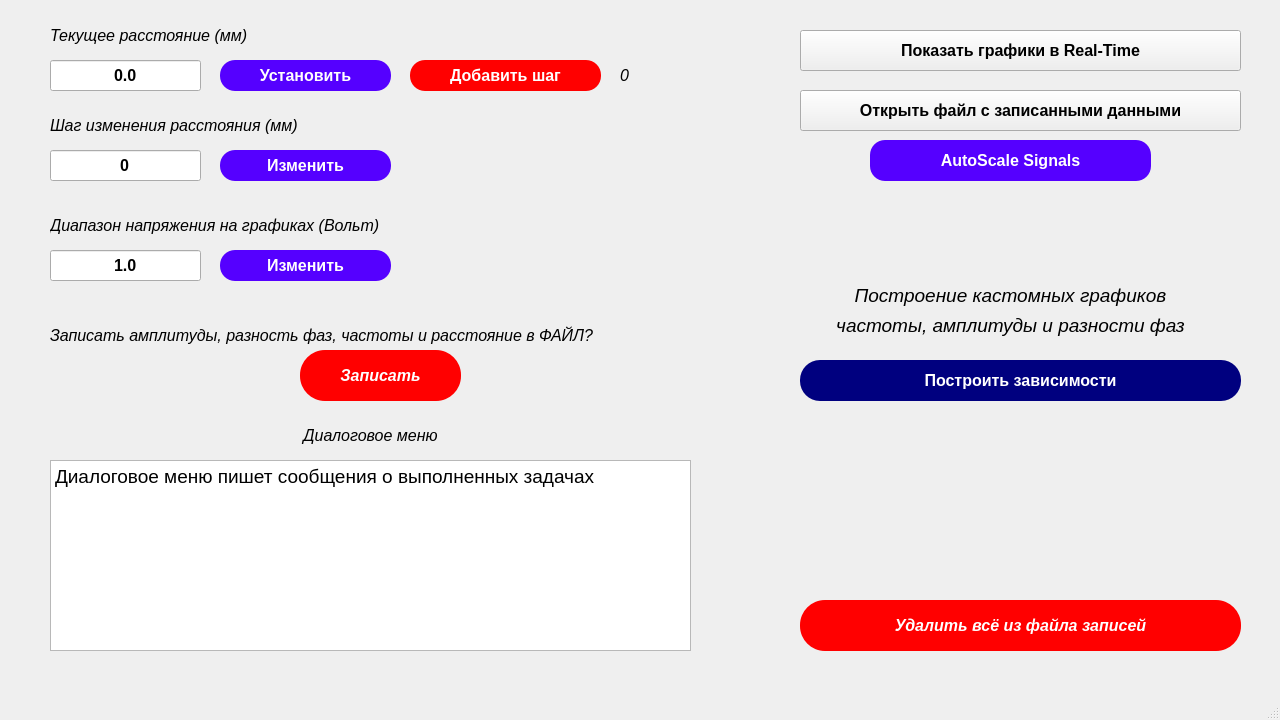
<?xml version="1.0" encoding="UTF-8"?>
<ui version="4.0">
 <class>MainWindow</class>
 <widget class="QMainWindow" name="MainWindow">
  <property name="geometry">
   <rect>
    <x>0</x>
    <y>0</y>
    <width>1280</width>
    <height>720</height>
   </rect>
  </property>
  <property name="minimumSize">
   <size>
    <width>1280</width>
    <height>720</height>
   </size>
  </property>
  <property name="maximumSize">
   <size>
    <width>1920</width>
    <height>1080</height>
   </size>
  </property>
  <property name="windowTitle">
   <string>Считывание данных</string>
  </property>
  <widget class="QWidget" name="centralwidget">
   <widget class="QWidget" name="widget" native="true">
    <property name="geometry">
     <rect>
      <x>30</x>
      <y>10</y>
      <width>721</width>
      <height>651</height>
     </rect>
    </property>
    <widget class="QLineEdit" name="lineEdit">
     <property name="geometry">
      <rect>
       <x>20</x>
       <y>50</y>
       <width>151</width>
       <height>31</height>
      </rect>
     </property>
     <property name="font">
      <font>
       <pointsize>12</pointsize>
       <weight>75</weight>
       <bold>true</bold>
      </font>
     </property>
     <property name="text">
      <string>0.0</string>
     </property>
     <property name="alignment">
      <set>Qt::AlignCenter</set>
     </property>
    </widget>
    <widget class="QLabel" name="label">
     <property name="geometry">
      <rect>
       <x>20</x>
       <y>10</y>
       <width>421</width>
       <height>31</height>
      </rect>
     </property>
     <property name="font">
      <font>
       <pointsize>12</pointsize>
       <italic>true</italic>
      </font>
     </property>
     <property name="text">
      <string>Текущее расстояние (мм)</string>
     </property>
    </widget>
    <widget class="QLabel" name="label_2">
     <property name="geometry">
      <rect>
       <x>20</x>
       <y>100</y>
       <width>341</width>
       <height>31</height>
      </rect>
     </property>
     <property name="font">
      <font>
       <pointsize>12</pointsize>
       <italic>true</italic>
      </font>
     </property>
     <property name="text">
      <string>Шаг изменения расстояния (мм)</string>
     </property>
    </widget>
    <widget class="QLineEdit" name="lineEdit_2">
     <property name="geometry">
      <rect>
       <x>20</x>
       <y>140</y>
       <width>151</width>
       <height>31</height>
      </rect>
     </property>
     <property name="font">
      <font>
       <pointsize>12</pointsize>
       <weight>75</weight>
       <bold>true</bold>
      </font>
     </property>
     <property name="text">
      <string>0</string>
     </property>
     <property name="alignment">
      <set>Qt::AlignCenter</set>
     </property>
    </widget>
    <widget class="QPushButton" name="pushButton_2">
     <property name="geometry">
      <rect>
       <x>190</x>
       <y>140</y>
       <width>171</width>
       <height>31</height>
      </rect>
     </property>
     <property name="font">
      <font>
       <pointsize>12</pointsize>
       <weight>75</weight>
       <bold>true</bold>
      </font>
     </property>
     <property name="styleSheet">
      <string notr="true">border-radius: 15;
background-color: rgb(85, 0, 255);
color: rgb(255, 255, 255);
</string>
     </property>
     <property name="text">
      <string>Изменить</string>
     </property>
    </widget>
    <widget class="QPushButton" name="pushButton_3">
     <property name="geometry">
      <rect>
       <x>190</x>
       <y>50</y>
       <width>171</width>
       <height>31</height>
      </rect>
     </property>
     <property name="font">
      <font>
       <pointsize>12</pointsize>
       <weight>75</weight>
       <bold>true</bold>
      </font>
     </property>
     <property name="styleSheet">
      <string notr="true">border-radius: 15;
background-color: rgb(85, 0, 255);
color: rgb(255, 255, 255);
</string>
     </property>
     <property name="text">
      <string>Установить</string>
     </property>
    </widget>
    <widget class="QPushButton" name="pushButton_4">
     <property name="geometry">
      <rect>
       <x>380</x>
       <y>50</y>
       <width>191</width>
       <height>31</height>
      </rect>
     </property>
     <property name="font">
      <font>
       <pointsize>12</pointsize>
       <weight>75</weight>
       <bold>true</bold>
      </font>
     </property>
     <property name="styleSheet">
      <string notr="true">border-radius: 15;
background-color: rgb(255, 0, 0);
color: rgb(255, 255, 255);</string>
     </property>
     <property name="text">
      <string>Добавить шаг</string>
     </property>
    </widget>
    <widget class="QTextBrowser" name="textBrowser">
     <property name="geometry">
      <rect>
       <x>20</x>
       <y>450</y>
       <width>641</width>
       <height>191</height>
      </rect>
     </property>
     <property name="font">
      <font>
       <pointsize>14</pointsize>
       <weight>50</weight>
       <bold>false</bold>
      </font>
     </property>
     <property name="html">
      <string>&lt;!DOCTYPE HTML PUBLIC &quot;-//W3C//DTD HTML 4.0//EN&quot; &quot;http://www.w3.org/TR/REC-html40/strict.dtd&quot;&gt;
&lt;html&gt;&lt;head&gt;&lt;meta name=&quot;qrichtext&quot; content=&quot;1&quot; /&gt;&lt;style type=&quot;text/css&quot;&gt;
p, li { white-space: pre-wrap; }
&lt;/style&gt;&lt;/head&gt;&lt;body style=&quot; font-family:'MS Shell Dlg 2'; font-size:14pt; font-weight:400; font-style:normal;&quot;&gt;
&lt;p style=&quot; margin-top:0px; margin-bottom:0px; margin-left:0px; margin-right:0px; -qt-block-indent:0; text-indent:0px;&quot;&gt;Диалоговое меню пишет сообщения о выполненных задачах&lt;/p&gt;&lt;/body&gt;&lt;/html&gt;</string>
     </property>
    </widget>
    <widget class="QLabel" name="label_3">
     <property name="geometry">
      <rect>
       <x>20</x>
       <y>410</y>
       <width>641</width>
       <height>31</height>
      </rect>
     </property>
     <property name="font">
      <font>
       <pointsize>12</pointsize>
       <italic>true</italic>
      </font>
     </property>
     <property name="text">
      <string>Диалоговое меню</string>
     </property>
     <property name="alignment">
      <set>Qt::AlignCenter</set>
     </property>
    </widget>
    <widget class="QLabel" name="label_4">
     <property name="geometry">
      <rect>
       <x>20</x>
       <y>200</y>
       <width>501</width>
       <height>31</height>
      </rect>
     </property>
     <property name="font">
      <font>
       <pointsize>12</pointsize>
       <italic>true</italic>
      </font>
     </property>
     <property name="text">
      <string>Диапазон напряжения на графиках (Вольт)</string>
     </property>
    </widget>
    <widget class="QLineEdit" name="lineEdit_3">
     <property name="geometry">
      <rect>
       <x>20</x>
       <y>240</y>
       <width>151</width>
       <height>31</height>
      </rect>
     </property>
     <property name="font">
      <font>
       <pointsize>12</pointsize>
       <weight>75</weight>
       <bold>true</bold>
      </font>
     </property>
     <property name="text">
      <string>1.0</string>
     </property>
     <property name="alignment">
      <set>Qt::AlignCenter</set>
     </property>
    </widget>
    <widget class="QPushButton" name="pushButton_6">
     <property name="geometry">
      <rect>
       <x>190</x>
       <y>240</y>
       <width>171</width>
       <height>31</height>
      </rect>
     </property>
     <property name="font">
      <font>
       <pointsize>12</pointsize>
       <weight>75</weight>
       <bold>true</bold>
      </font>
     </property>
     <property name="styleSheet">
      <string notr="true">border-radius: 15;
background-color: rgb(85, 0, 255);
color: rgb(255, 255, 255);
</string>
     </property>
     <property name="text">
      <string>Изменить</string>
     </property>
    </widget>
    <widget class="QPushButton" name="pushButton_7">
     <property name="geometry">
      <rect>
       <x>270</x>
       <y>340</y>
       <width>161</width>
       <height>51</height>
      </rect>
     </property>
     <property name="font">
      <font>
       <pointsize>12</pointsize>
       <weight>75</weight>
       <italic>true</italic>
       <bold>true</bold>
      </font>
     </property>
     <property name="styleSheet">
      <string notr="true">border-radius: 25;
background-color: rgb(255, 0, 0);
color: rgb(255, 255, 255);</string>
     </property>
     <property name="text">
      <string>Записать</string>
     </property>
    </widget>
    <widget class="QLabel" name="label_5">
     <property name="geometry">
      <rect>
       <x>20</x>
       <y>310</y>
       <width>641</width>
       <height>31</height>
      </rect>
     </property>
     <property name="font">
      <font>
       <pointsize>12</pointsize>
       <italic>true</italic>
      </font>
     </property>
     <property name="text">
      <string>Записать амплитуды, разность фаз, частоты и расстояние в ФАЙЛ?</string>
     </property>
    </widget>
    <widget class="QLabel" name="label_7">
     <property name="geometry">
      <rect>
       <x>590</x>
       <y>50</y>
       <width>101</width>
       <height>31</height>
      </rect>
     </property>
     <property name="font">
      <font>
       <pointsize>12</pointsize>
       <italic>true</italic>
      </font>
     </property>
     <property name="text">
      <string>0</string>
     </property>
    </widget>
   </widget>
   <widget class="QWidget" name="widget_2" native="true">
    <property name="geometry">
     <rect>
      <x>770</x>
      <y>10</y>
      <width>491</width>
      <height>651</height>
     </rect>
    </property>
    <widget class="QPushButton" name="pushButton">
     <property name="geometry">
      <rect>
       <x>30</x>
       <y>20</y>
       <width>441</width>
       <height>41</height>
      </rect>
     </property>
     <property name="font">
      <font>
       <pointsize>12</pointsize>
       <weight>75</weight>
       <bold>true</bold>
      </font>
     </property>
     <property name="text">
      <string>Показать графики в Real-Time</string>
     </property>
    </widget>
    <widget class="QPushButton" name="pushButton_5">
     <property name="geometry">
      <rect>
       <x>30</x>
       <y>80</y>
       <width>441</width>
       <height>41</height>
      </rect>
     </property>
     <property name="font">
      <font>
       <pointsize>12</pointsize>
       <weight>75</weight>
       <bold>true</bold>
      </font>
     </property>
     <property name="text">
      <string>Открыть файл с записанными данными</string>
     </property>
    </widget>
    <widget class="QPushButton" name="pushButton_8">
     <property name="geometry">
      <rect>
       <x>30</x>
       <y>350</y>
       <width>441</width>
       <height>41</height>
      </rect>
     </property>
     <property name="font">
      <font>
       <pointsize>12</pointsize>
       <weight>75</weight>
       <bold>true</bold>
      </font>
     </property>
     <property name="styleSheet">
      <string notr="true">border-radius: 20;
color: rgb(255, 255, 255);
background-color: rgb(0, 0, 127);
</string>
     </property>
     <property name="text">
      <string>Построить зависимости</string>
     </property>
    </widget>
    <widget class="QLabel" name="label_6">
     <property name="geometry">
      <rect>
       <x>10</x>
       <y>270</y>
       <width>461</width>
       <height>31</height>
      </rect>
     </property>
     <property name="font">
      <font>
       <pointsize>14</pointsize>
       <italic>true</italic>
      </font>
     </property>
     <property name="text">
      <string>Построение кастомных графиков</string>
     </property>
     <property name="alignment">
      <set>Qt::AlignCenter</set>
     </property>
    </widget>
    <widget class="QPushButton" name="pushButton_11">
     <property name="geometry">
      <rect>
       <x>30</x>
       <y>590</y>
       <width>441</width>
       <height>51</height>
      </rect>
     </property>
     <property name="font">
      <font>
       <pointsize>12</pointsize>
       <weight>75</weight>
       <italic>true</italic>
       <bold>true</bold>
      </font>
     </property>
     <property name="styleSheet">
      <string notr="true">border-radius: 25;
background-color: rgb(255, 0, 0);
color: rgb(255, 255, 255);</string>
     </property>
     <property name="text">
      <string>Удалить всё из файла записей</string>
     </property>
    </widget>
    <widget class="QLabel" name="label_8">
     <property name="geometry">
      <rect>
       <x>10</x>
       <y>300</y>
       <width>461</width>
       <height>31</height>
      </rect>
     </property>
     <property name="font">
      <font>
       <pointsize>14</pointsize>
       <italic>true</italic>
      </font>
     </property>
     <property name="text">
      <string>частоты, амплитуды и разности фаз</string>
     </property>
     <property name="alignment">
      <set>Qt::AlignCenter</set>
     </property>
    </widget>
    <widget class="QPushButton" name="pushButton_9">
     <property name="geometry">
      <rect>
       <x>100</x>
       <y>130</y>
       <width>281</width>
       <height>41</height>
      </rect>
     </property>
     <property name="font">
      <font>
       <pointsize>12</pointsize>
       <weight>75</weight>
       <bold>true</bold>
      </font>
     </property>
     <property name="styleSheet">
      <string notr="true">border-radius: 15;
background-color: rgb(85, 0, 255);
color: rgb(255, 255, 255);
</string>
     </property>
     <property name="text">
      <string>AutoScale Signals</string>
     </property>
    </widget>
   </widget>
  </widget>
  <widget class="QMenuBar" name="menubar">
   <property name="geometry">
    <rect>
     <x>0</x>
     <y>0</y>
     <width>1280</width>
     <height>21</height>
    </rect>
   </property>
  </widget>
  <widget class="QStatusBar" name="statusbar"/>
 </widget>
 <resources/>
 <connections/>
</ui>
